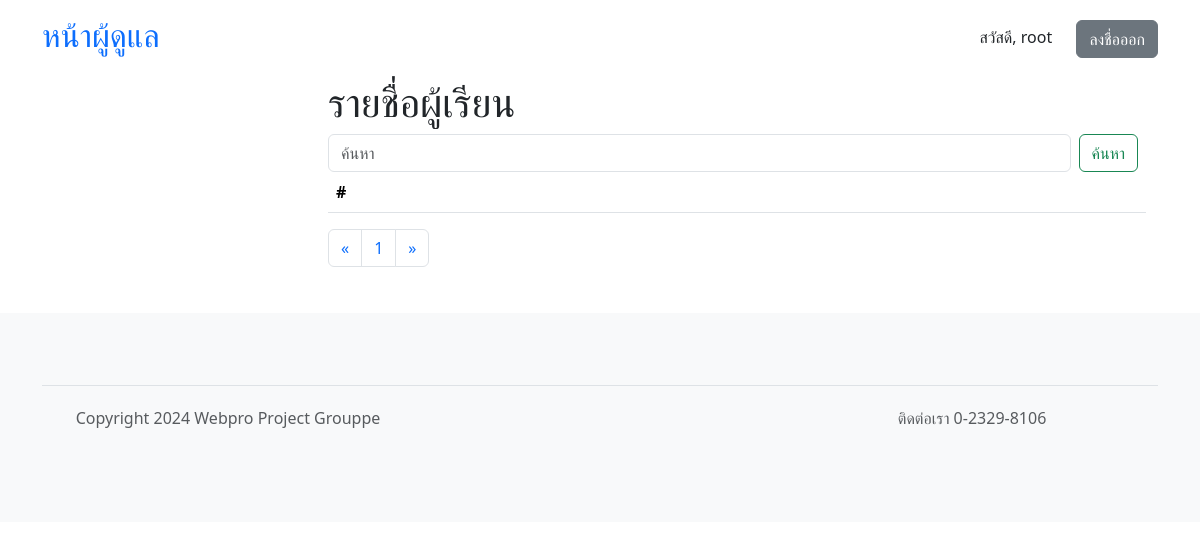
The page /admin/students.php?page=2 (signed in) on the database as committed earlier.
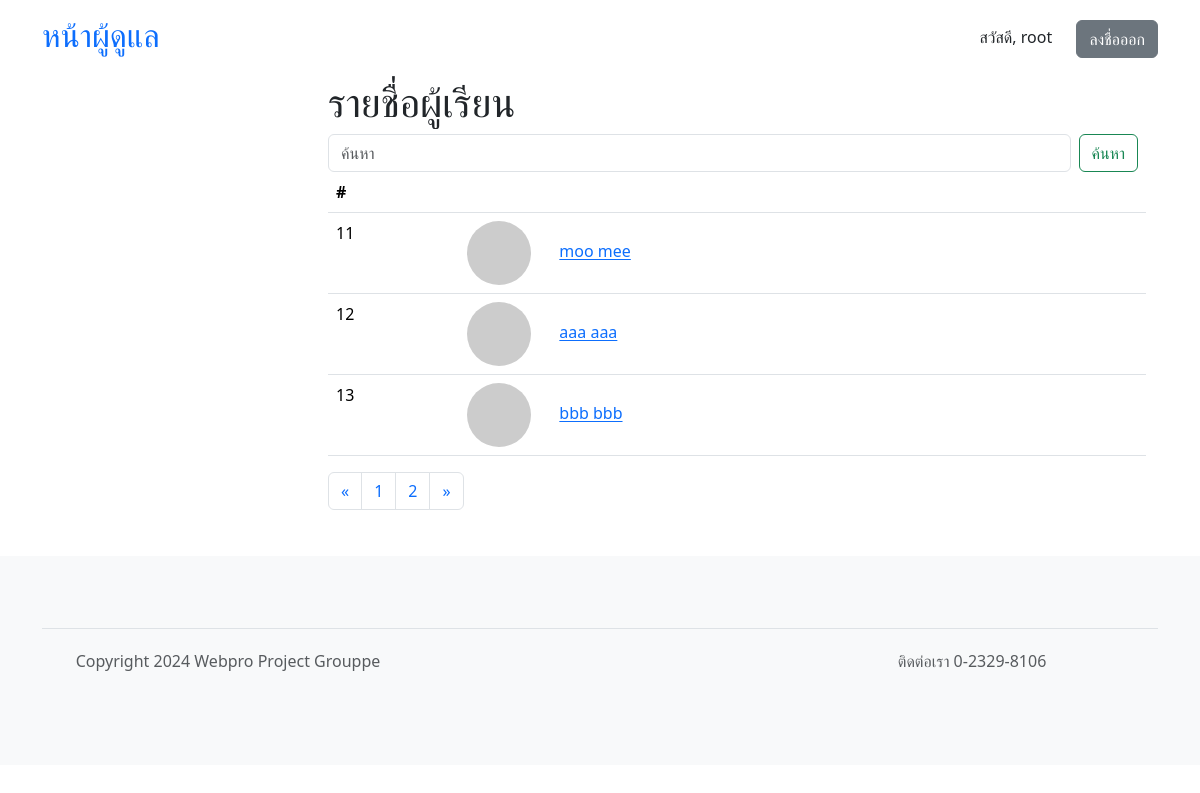
The same page on the database as committed later.
### tables this page shows
CREATE TABLE "students" (
	"id"	INTEGER,
	"username"	VARCHAR(32) NOT NULL,
	"first_name"	VARCHAR(64) NOT NULL,
	"last_name"	VARCHAR(64) NOT NULL,
	"profile_pic_hash"	CHARACTER(32),
	"password"	CHARACTER(72) NOT NULL,
	"email"	VARCHAR(64) NOT NULL,
	"phone"	VARCHAR(16),
	"created_date"	DATETIME,
	PRIMARY KEY("id" AUTOINCREMENT)
);

### admin/students.php (called while the page is built, shortened)
<?php
require 'template_init.php';
require 'template_header.php';
require 'si_list_init.php';
$pagename = "students.php";
$header = "รายชื่อผู้เรียน";
$show_course = false;
$show_cate = false;
$editpage = "student";
$search = "";
$list = $db->get_student_simple_list($begin, $search, $item_per_page);
require 'si_list.php';
?>

### core.php (called while the page is built, shortened)
<?php
require 'shopping.php';
require 'common.php';
	class App extends SQLite3 {
			?>
				</form><?php
		function admin_is_logged_in() {
			return isset($_SESSION["admin"]);
		}
		function get_student_simple_list($begin, $search, $item_per_page) {
			return $this->get_simple_list('students', $begin, $search, $item_per_page);
		}
		function get_simple_list($table, $begin, $search, $item_per_page) {
			$filter = "";
			$sql = "SELECT COUNT(*) as count FROM $table" . $filter;
			$ret = $this->query($sql);
			$row = $ret->fetchArray(SQLITE3_ASSOC);
			$total = $row['count'];
			$page_count = ceil($total / $item_per_page);
			$sql = "SELECT profile_pic_hash, id, username, first_name || ' ' || last_name AS name FROM $table" . $filter . " LIMIT $item_per_page OFFSET $begin";
			$ret = $this->query($sql);
			$instructors = array();
			while($row = $ret->fetchArray(SQLITE3_ASSOC)) {
				$row = prepare_other_data($row, '../');
				$instructors[] = $row;
			}
			return array(
				'page_count' => $page_count,
				'data' => $instructors
			);
		}
	}
?>

### admin/si_list_init.php (called while the page is built)
<?php
$item_per_page = 10;
if (isset($_GET['page'])) {
	$page = $_GET['page'];
} else {
	$page = 1;
}
$begin = ($page - 1) * $item_per_page;
?>

### common.php (called while the page is built, shortened)
<?php
function prepare_other_data($row, $prefix = "") {
	$row['pfplink'] = get_pfplink_from_seed('saltPROJECTGROUPPE' . md5($row['username']));
	return $row;
}
function get_pfplink_from_seed($ident) {
	return "https://api.dicebear.com/7.x/thumbs/svg?seed=" . $ident;
}
	?>

### admin/si_list.php (the view, shortened to what this page needs)
<?php
$page_count = $list['page_count'];
$list = $list['data'];
?>
<div class="container">
<h1><?php echo $header; ?></h1>
	<form class="d-flex" role="search">
		<input class="form-control me-2" name="search" value="<?php echo isset($_GET['search']) ? $_GET['search'] : '' ?>" type="search" placeholder="ค้นหา" aria-label="Search">
		<button class="btn btn-outline-success me-2" type="submit">ค้นหา</button>
	</form>
	<table class="table">
	<thead>
		<tr>
			<th scope="col">#</th>
			<?php if ($show_course) { ?>
			<th scope="col">ชื่อคอร์ส</th>
			<th scope="col">ผู้สอน</th>
			<th scope="col">หมวดหมู่</th>
			<th scope="col">ยอดขายทั้งหมด</th>
			<?php } else { ?>
			<th scope="col"></th>
			<?php } ?>
		</tr>
	</thead>
	<tbody>
		<?php
			foreach ($list as $i) {
				echo "<tr>";
				echo "<td>{$i['id']}</td>";
				if ($show_cate) {
					echo "<td><a href=\"category.php?id={$i['id']}\">{$i['name']}</a></td>";
					echo "<td>{$i['total_courses']}</td>";
				} else {
					if ($show_course) {
						echo "<td>{$i['name']}</td>";
						echo "<td>{$i['owner_name']}</td>";
						echo "<td>{$i['category_name']}</td>";
						echo "<td>{$i['total_sales']}</td>";
					} else {
						echo "<td><img src=\"{$i['pfplink']}\" alt=\"avatar\" width=\"64\" height=\"64\" class=\"rounded-circle me-4\"> ";
						echo "<a href=\"" . $editpage . ".php?id={$i['id']}\">{$i['name']}</a>";
						echo "</td>";
					}
				}
				echo "</tr>";
			}
		?>
	</tbody>
	</table>
	<nav aria-label="pagination">
		<ul class="pagination">
			<li class="page-item">
				<a class="page-link" href="<?php echo $pagename; ?>?page=1">
				<span>&laquo;</span>
				</a>
			</li>
			<?php for ($i = 1; $i <= $page_count; $i++){ ?>
			<li class="page-item">
				<a class="page-link" href="<?php echo $pagename; ?>?page=<?php echo $i; ?>">
					<?php echo $i; ?>
				</a>
			</li>
			<?php } ?>
			<li class="page-item">
				<a class="page-link" href="<?php echo $pagename; ?>?page=<?php echo $page_count;?>">
				<span>&raquo;</span>
				</a>
			</li>
		</ul>
	</nav>
</div>
<?php
require 'template_footer.php';
?>

### admin/template_header.php (shortened to what this page needs)
<!DOCTYPE html>
<html lang="en">
<head>
	<link href="https://cdn.jsdelivr.net/npm/bootstrap@5.3.3/dist/css/bootstrap.min.css" rel="stylesheet">
	<link rel="stylesheet" href="https://cdn.jsdelivr.net/npm/bootstrap-icons@1.11.3/font/bootstrap-icons.min.css">
</head>
<body>
	<?php if ($db->admin_is_logged_in()) { ?>
	<header class="p-3">
		<div class="container">
			<div class="d-flex flex-wrap align-items-center justify-content-center justify-content-lg-start">
				<a href="index.php" class="d-flex align-items-center mb-2 mb-lg-0 text-decoration-none mb-md-0 me-lg-auto">
					<h2>หน้าผู้ดูแล</h2>
				</a>
				<div class="auth-section">
					<span style="margin-right: 20px">สวัสดี, <?php echo $_SESSION['admin']['username'] ?></span>
					<a href="signout.php" class="btn btn-secondary">ลงชื่อออก</a>
				</div>
			</div>
		</div>
	</header>
		<?php
	}
		?>
<?php if ($db->admin_is_logged_in()) { ?>
<div class="container">
	<div class="d-flex gap-4">
		<div class="list-group" style="min-width: 250px;">
		</div>
<?php } ?>

### admin/template_footer.php
<?php if ($db->admin_is_logged_in()) { ?>
</div>
</div>
<?php } ?>
<footer class="py-5 text-center text-body-secondary bg-body-tertiary" style="margin-top: 30px;">
	<div class="container">
	<footer class="d-flex flex-wrap justify-content-between align-items-center py-3 my-4 border-top">
	<p class="col-md-4 mb-0 text-body-secondary">Copyright 2024 Webpro Project Grouppe</p>
	<a href="/" class="col-md-4 d-flex align-items-center justify-content-center mb-3 mb-md-0 me-md-auto link-body-emphasis text-decoration-none">
		<svg class="bi me-2" width="40" height="32"><use xlink:href="#bootstrap"></use></svg>
	</a>
	<p class="col-md-4 mb-0 text-body-secondary">ติดต่อเรา 0-2329-8106</p>
	</footer>
</body>
</html>

Rows that differ between the two databases and show on the page:
added students: id "11", name "moo mee"
added students: id "12", name "aaa aaa"
added students: id "13", name "bbb bbb"
Other text that changed with them:
new list line: "2"
